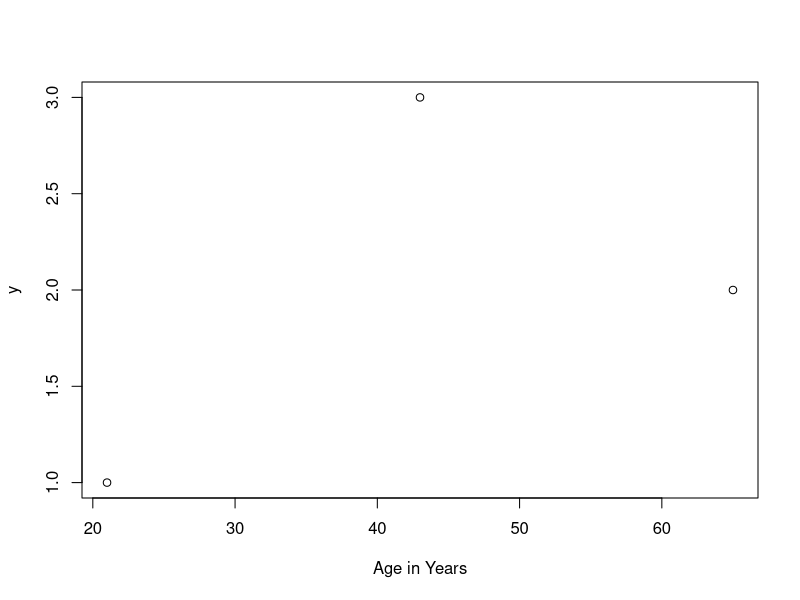
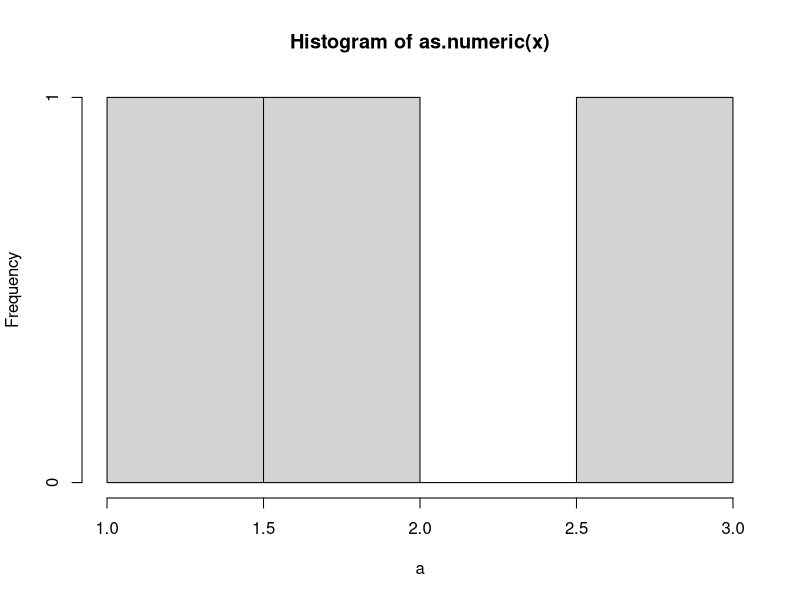
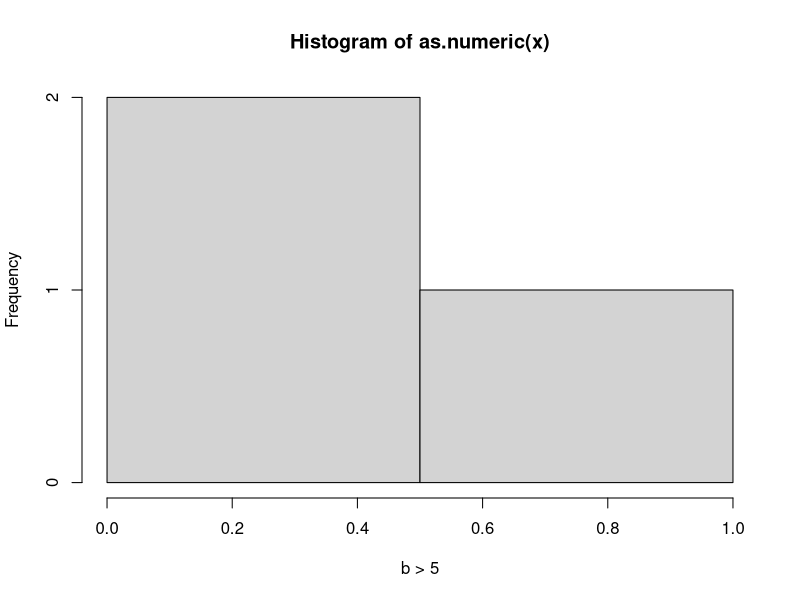
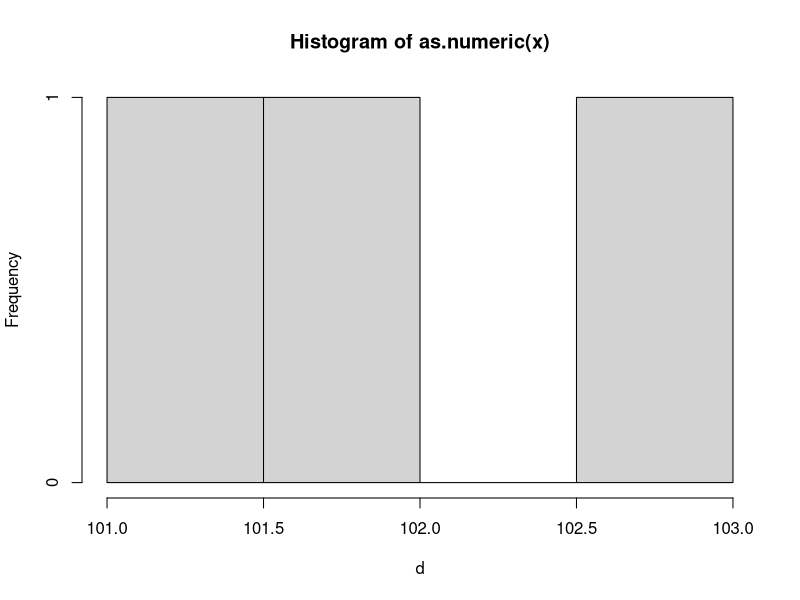

Write the R code that produced these figures, in order.
library(Hmisc)


### Name: label
### Title: Label Attribute of an Object
### Aliases: label label<- label.default label.Surv label<-.default
###   labelPlotmath labelLatex [.labelled print.labelled Label
###   Label.data.frame llist prList putHfig plotmathTranslate
###   as.data.frame.labelled data.frame.labelled reLabelled
###   label.data.frame label<-.data.frame relevel.labelled combineLabels
### Keywords: attribute misc utilities

### ** Examples

age <- c(21,65,43)
y   <- 1:3
label(age) <- "Age in Years"
plot(age, y, xlab=label(age))

data <- data.frame(age=age, y=y)
label(data)

label(data, self=TRUE) <- "A data frame"
label(data, self=TRUE)

x1 <- 1:10
x2 <- 10:1
label(x2) <- 'Label for x2'
units(x2) <- 'mmHg'
x2
x2[1:5]
dframe <- data.frame(x1, x2)
Label(dframe)

labelLatex(x2, hfill=TRUE, bold=TRUE)
labelLatex(label='Velocity', units='m/s')

##In these examples of llist, note that labels are printed after
##variable names, because of print.labelled
a <- 1:3
b <- 4:6
label(b) <- 'B Label'
llist(a,b)
llist(a,b,d=0)
llist(a,b,0)


w <- llist(a, b>5, d=101:103)
sapply(w, function(x){
  hist(as.numeric(x), xlab=label(x))
  # locator(1)   ## wait for mouse click
})

# Or: for(u in w) {hist(u); title(label(u))}
